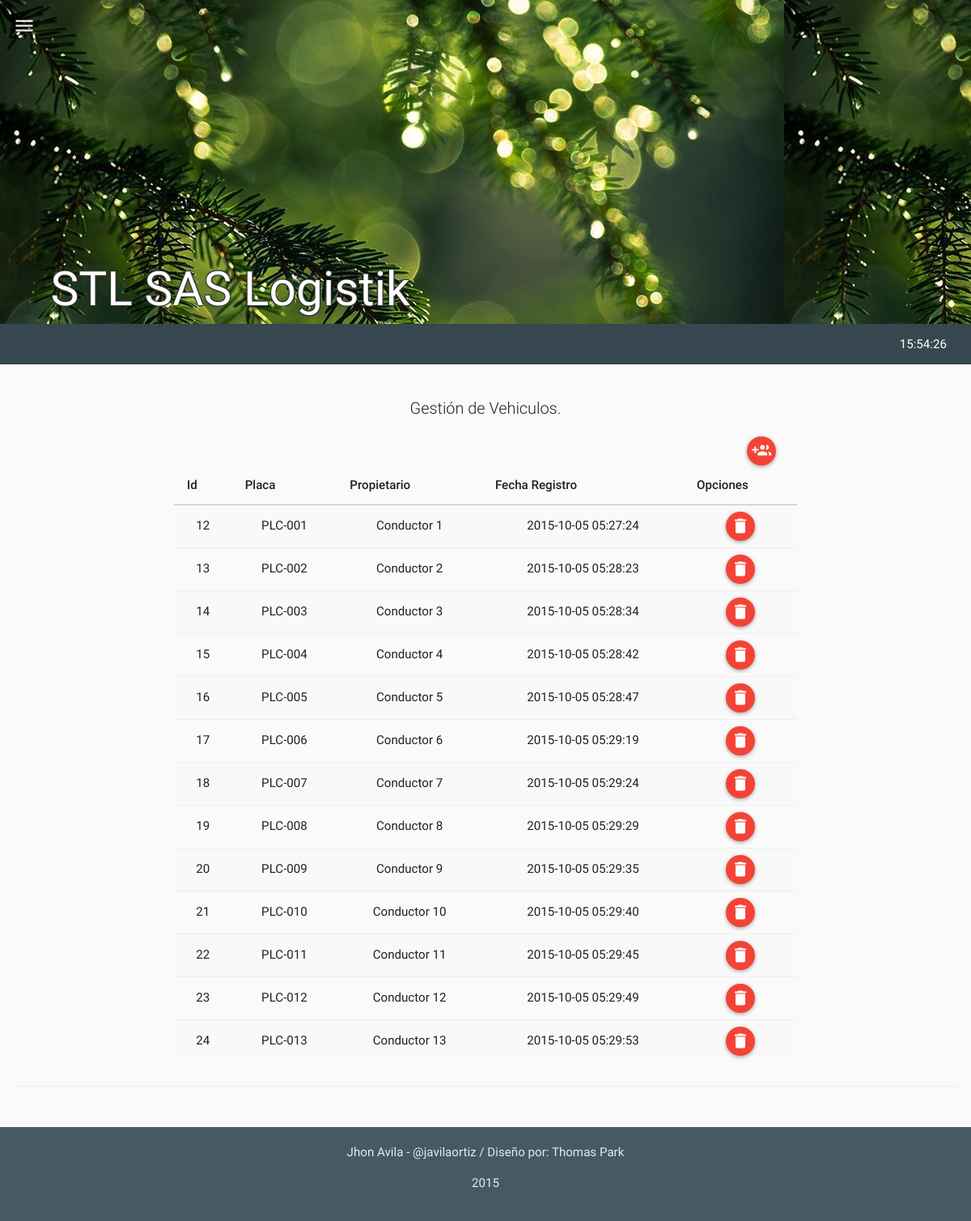
The app's page /mods/vehiculos/vehiculos.php (signed in) with its own data.
### tables this page shows
CREATE TABLE IF NOT EXISTS `tbl_vehiculos` (
  `ve_id` int(11) NOT NULL,
  `ve_tipo_vehiculo` int(11) NOT NULL,
  `ve_modelo` int(11) NOT NULL,
  `ve_marca` varchar(40) NOT NULL,
  `ve_color` varchar(40) NOT NULL,
  `ve_nro_motor` int(11) NOT NULL,
  `ve_nro_chasis` int(11) NOT NULL,
  `ve_soat` varchar(60) NOT NULL,
  `ve_soat_nro` varchar(60) NOT NULL,
  `ve_soat_vence` date NOT NULL,
  `ve_tecno` varchar(60) NOT NULL,
  `ve_tecno_vence` date NOT NULL,
  `ve_empresa` varchar(60) NOT NULL,
  `ve_empresa_telefono` varchar(60) NOT NULL,
  `ve_placa` varchar(10) NOT NULL,
  `ve_remolque_tipo` varchar(30) NOT NULL,
  `ve_remolque_color` varchar(20) NOT NULL,
  `ve_remolque_marca` varchar(60) NOT NULL,
  `ve_pe_id` int(11) NOT NULL,
  `ve_timestamp` timestamp NOT NULL DEFAULT CURRENT_TIMESTAMP ON UPDATE CURRENT_TIMESTAMP,
  `ve_capacidad_m3` float NOT NULL,
  `ve_tipo_llanta_traccion` varchar(60) NOT NULL,
  `ve_tipo_llanta_direccional` varchar(60) NOT NULL,
  `ve_linea` varchar(60) NOT NULL,
  `ve_created` int(11) NOT NULL,
  `ve_estado` int(11) NOT NULL
);

CREATE TABLE IF NOT EXISTS `tbl_personas` (
  `pe_id` int(11) NOT NULL,
  `pe_nombre` varchar(60) NOT NULL,
  `pe_tel` varchar(60) NOT NULL,
  `pe_cedula` varchar(20) NOT NULL,
  `pe_licencia` varchar(60) NOT NULL,
  `pe_licencia_vigencia` date NOT NULL,
  `pe_dir` varchar(80) NOT NULL,
  `pe_cel` varchar(60) NOT NULL,
  `pe_tipo` int(11) NOT NULL COMMENT '1="propietario" 2="conductor" 3="ambas"',
  `pe_ve_id` int(11) NOT NULL,
  `pe_f1` int(15) NOT NULL,
  `pe_f2` int(15) NOT NULL,
  `pe_f3` int(15) NOT NULL,
  `pe_timestamp` timestamp NOT NULL DEFAULT CURRENT_TIMESTAMP ON UPDATE CURRENT_TIMESTAMP,
  `pe_created` int(11) NOT NULL,
  `pe_estado` int(11) NOT NULL
);

### php/vehiculos.php (the view, shortened to what this page needs)
<?php
class vehiculos{
  function get_vehiculos(){
    $rt = new route();
    if(isset($_SESSION["ses_id"])){
      $qry='SELECT * FROM tbl_vehiculos AS V
            INNER JOIN tbl_personas AS P ON P.pe_ve_id = V.ve_id
            WHERE V.ve_estado=1;';
      $res = mysql_query($qry);
      $item =" ";
      $script ="<script>$(document).ready(function(){";
      while($row_res = mysql_fetch_assoc($res)) {
        $item.='
              <tr>
                <td>'.$row_res["ve_id"].'</td>
                <td>'.$row_res["ve_placa"].'</td>
                <td>'.$row_res["pe_nombre"].'</td>
                <td>'.$row_res["ve_timestamp"].'</td>
                <td>
                  <div id="del-button" onClick="borrar_usuario('.$row_res["ve_id"].', this)" class="btn btn-floating-mini btn-danger" title="Borrar"><i class="md md-delete"></i> </div>
                </td>
              </tr>
        ';
        $script.='';
      }
      $script.='});</script>';
    }
    else{$rt->routing($rt->path("login"));}
    $html='
          <table class="table table-striped table-hover ">
            <thead>
              <tr>
                <th>Id</th>
                <th>Placa</th>
                <th>Propietario</th>
                <th>Fecha Registro</th>
                <th>Opciones</th>
              </tr>
            </thead>
            <tbody>
              '.$item.'
            </tbody>
          </table>
    ';
    return $script.$html;
  }
}
?>

### records on screen
tbl_vehiculos: ve_id "12", ve_placa "PLC-001", tbl_personas.pe_nombre "Conductor 1", ve_timestamp "2015-10-05 05:27:24"
tbl_vehiculos: ve_id "13", ve_placa "PLC-002", tbl_personas.pe_nombre "Conductor 2", ve_timestamp "2015-10-05 05:28:23"
tbl_vehiculos: ve_id "14", ve_placa "PLC-003", tbl_personas.pe_nombre "Conductor 3", ve_timestamp "2015-10-05 05:28:34"
tbl_vehiculos: ve_id "15", ve_placa "PLC-004", tbl_personas.pe_nombre "Conductor 4", ve_timestamp "2015-10-05 05:28:42"
tbl_vehiculos: ve_id "16", ve_placa "PLC-005", tbl_personas.pe_nombre "Conductor 5", ve_timestamp "2015-10-05 05:28:47"
tbl_vehiculos: ve_id "17", ve_placa "PLC-006", tbl_personas.pe_nombre "Conductor 6", ve_timestamp "2015-10-05 05:29:19"
tbl_vehiculos: ve_id "18", ve_placa "PLC-007", tbl_personas.pe_nombre "Conductor 7", ve_timestamp "2015-10-05 05:29:24"
tbl_vehiculos: ve_id "19", ve_placa "PLC-008", tbl_personas.pe_nombre "Conductor 8", ve_timestamp "2015-10-05 05:29:29"
tbl_vehiculos: ve_id "20", ve_placa "PLC-009", tbl_personas.pe_nombre "Conductor 9", ve_timestamp "2015-10-05 05:29:35"
tbl_vehiculos: ve_id "21", ve_placa "PLC-010", tbl_personas.pe_nombre "Conductor 10", ve_timestamp "2015-10-05 05:29:40"
tbl_vehiculos: ve_id "22", ve_placa "PLC-011", tbl_personas.pe_nombre "Conductor 11", ve_timestamp "2015-10-05 05:29:45"
tbl_vehiculos: ve_id "23", ve_placa "PLC-012", tbl_personas.pe_nombre "Conductor 12", ve_timestamp "2015-10-05 05:29:49"
tbl_vehiculos: ve_id "24", ve_placa "PLC-013", tbl_personas.pe_nombre "Conductor 13", ve_timestamp "2015-10-05 05:29:53"
